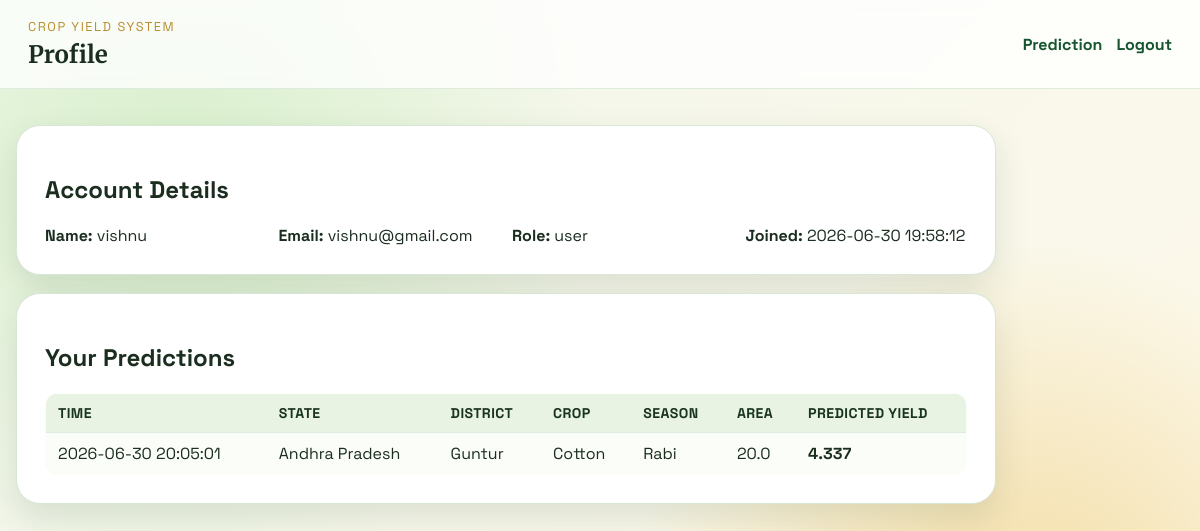
/profile (signed in), run on the app's committed database.
### tables this page shows
CREATE TABLE users (
                id INTEGER PRIMARY KEY AUTOINCREMENT,
                name TEXT NOT NULL,
                email TEXT NOT NULL UNIQUE,
                password_hash TEXT NOT NULL,
                role TEXT NOT NULL CHECK(role IN ('user', 'admin')),
                created_at TEXT NOT NULL
            );

CREATE TABLE predictions (
                id INTEGER PRIMARY KEY AUTOINCREMENT,
                user_id INTEGER NOT NULL,
                state TEXT NOT NULL,
                district TEXT NOT NULL,
                crop_year INTEGER NOT NULL,
                season TEXT NOT NULL,
                crop TEXT NOT NULL,
                area REAL NOT NULL,
                production REAL NOT NULL,
                rainfall REAL NOT NULL,
                temperature REAL NOT NULL,
                humidity REAL NOT NULL,
                soil_type TEXT NOT NULL,
                fertilizer_usage REAL NOT NULL,
                predicted_yield REAL NOT NULL,
                created_at TEXT NOT NULL,
                FOREIGN KEY(user_id) REFERENCES users(id)
            );

### app.py (the view)
@app.route("/profile")
@login_required
def profile():
    user = get_current_user()
    with get_db_connection() as connection:
        predictions = connection.execute(
            """
            SELECT predicted_yield, state, district, crop, season, area, created_at
            FROM predictions
            WHERE user_id = ?
            ORDER BY id DESC
            LIMIT 20
            """,
            (session["user_id"],),
        ).fetchall()
    return render_template("profile.html", user=user, predictions=predictions)

### app.py (called while the page is built)
def get_db_connection() -> sqlite3.Connection:
    connection = sqlite3.connect(DB_FILE)
    connection.row_factory = sqlite3.Row
    return connection

def login_required(view_function):
    @wraps(view_function)
    def wrapped_view(*args, **kwargs):
        if session.get("user_id") is None:
            return redirect(url_for("login"))
        return view_function(*args, **kwargs)
    return wrapped_view

def get_current_user() -> sqlite3.Row | None:
    user_id = session.get("user_id")
    if user_id is None:
        return None
    with get_db_connection() as connection:
        return connection.execute("SELECT * FROM users WHERE id = ?", (user_id,)).fetchone()

@app.context_processor
def inject_user_context() -> dict:
    return {
        "current_user": get_current_user(),
        "current_role": session.get("role"),
    }

@app.before_request
def seed_session_defaults() -> None:
    if request.endpoint in {"login", "register", "static"}:
        return
    if request.endpoint is None:
        return

### templates/profile.html (shortened to what this page needs)
<!DOCTYPE html>
<html lang="en">
<head>
    <link rel="stylesheet" href="{{ url_for('static', filename='style.css') }}">
</head>
<body>
    <header class="site-nav">
        <div>
            <p class="eyebrow">Crop Yield System</p>
            <h1 class="nav-title">Profile</h1>
        </div>
        <nav class="nav-links">
            <a href="{{ url_for('index') }}">Prediction</a>
            <a href="{{ url_for('logout') }}">Logout</a>
        </nav>
    </header>
    <main class="page-wrap dashboard-wrap">
        <section class="card dashboard-card">
            <h2>Account Details</h2>
            <div class="profile-grid">
                <div><strong>Name:</strong> {{ user.name }}</div>
                <div><strong>Email:</strong> {{ user.email }}</div>
                <div><strong>Role:</strong> {{ user.role }}</div>
                <div><strong>Joined:</strong> {{ user.created_at }}</div>
            </div>
        </section>
        <section class="card dashboard-card">
            <h2>Your Predictions</h2>
            <div class="table-scroll">
                <table class="history-table">
                    <thead>
                        <tr>
                            <th>Time</th>
                            <th>State</th>
                            <th>District</th>
                            <th>Crop</th>
                            <th>Season</th>
                            <th>Area</th>
                            <th>Predicted Yield</th>
                        </tr>
                    </thead>
                    <tbody>
                        {% for row in predictions %}
                        <tr>
                            <td>{{ row.created_at }}</td>
                            <td>{{ row.state }}</td>
                            <td>{{ row.district }}</td>
                            <td>{{ row.crop }}</td>
                            <td>{{ row.season }}</td>
                            <td>{{ row.area }}</td>
                            <td><strong>{{ row.predicted_yield }}</strong></td>
                        </tr>
                        {% endfor %}
                    </tbody>
                </table>
            </div>
        </section>
    </main>
</body>
</html>

### static/style.css (style rules this page uses)
:root { --bg-deep: #f0f6eb; --bg-soft: #fff9ea; --card: #ffffff; --primary: #1f6f3f; --primary-strong: #15552f; --accent: #b88d2f; --text-main: #1b2d1f; --text-muted: #4c5f4f; --border: #d8e6d6; --error-bg: #ffe8e8; --error-text: #8b1f1f; --success-bg: #e8f6e9; --success-text: #15552f; }
* { box-sizing: border-box; }
body { margin: 0; min-height: 100vh; font-family: "Space Grotesk", sans-serif; color: var(--text-main); background: radial-gradient(circle at 15% 20%, #d9f0cd 0%, transparent 35%), radial-gradient(circle at 85% 80%, #f3dba0 0%, transparent 33%), linear-gradient(135deg, var(--bg-deep), var(--bg-soft)); overflow-x: hidden; }
.page-wrap { position: relative; z-index: 2; display: flex; justify-content: center; align-items: flex-start; padding: 36px 16px 50px; }
.card { width: min(980px, 100%); background: var(--card); border: 1px solid var(--border); border-radius: 24px; padding: 28px; box-shadow: 0 14px 34px rgba(36, 68, 34, 0.12); animation: cardIn 0.7s ease; }
.eyebrow { font-size: 0.8rem; letter-spacing: 0.12em; text-transform: uppercase; color: var(--accent); margin: 0; }
h1 { margin: 6px 0 8px; font-size: clamp(1.7rem, 3vw, 2.4rem); font-family: "Merriweather", serif; }
.table-scroll { width: 100%; overflow-x: auto; }
.history-table { width: 100%; min-width: 720px; border-collapse: collapse; border: 1px solid var(--border); border-radius: 12px; overflow: hidden; background: #fbfdf9; }
.history-table thead th { background: #e9f3e3; color: #18341f; font-size: 0.88rem; letter-spacing: 0.03em; text-transform: uppercase; }
.history-table th, .history-table td { padding: 10px 12px; border-bottom: 1px solid #e1ece0; text-align: left; white-space: nowrap; }
.site-nav { position: sticky; top: 0; z-index: 5; display: flex; justify-content: space-between; align-items: center; gap: 16px; padding: 18px 28px; backdrop-filter: blur(10px); background: rgba(255, 255, 255, 0.78); border-bottom: 1px solid rgba(216, 230, 214, 0.8); }
.nav-title { margin: 4px 0 0; font-family: "Merriweather", serif; font-size: 1.5rem; }
.nav-links { display: flex; gap: 14px; flex-wrap: wrap; }
.nav-links a, .auth-footer a { color: var(--primary-strong); text-decoration: none; font-weight: 700; }
.dashboard-wrap { flex-direction: column; align-items: stretch; }
.dashboard-card { margin-bottom: 18px; }
.profile-grid { display: grid; grid-template-columns: repeat(auto-fit, minmax(220px, 1fr)); gap: 12px; margin-top: 16px; }

### data on the page
users: name "vishnu", email "vishnu@gmail.com", role "user", created_at "2026-06-30 19:58:12"
predictions: created_at "2026-06-30 20:05:01", state "Andhra Pradesh", district "Guntur", crop "Cotton", season "Rabi", area "20.0", predicted_yield "4.337"
